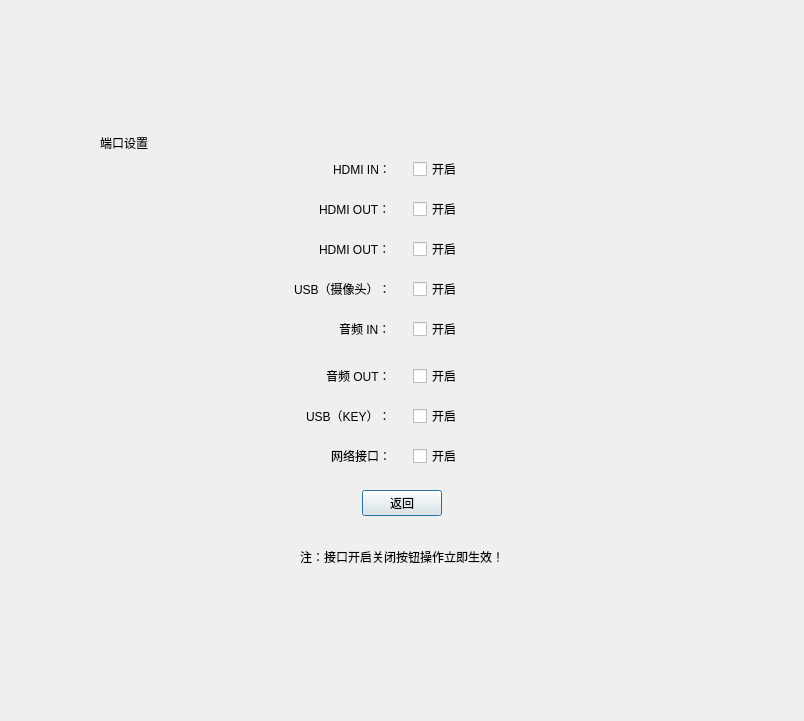
<?xml version="1.0" encoding="UTF-8"?>
<ui version="4.0">
 <class>CDlgPortSettingClass</class>
 <widget class="QDialog" name="CDlgPortSettingClass">
  <property name="geometry">
   <rect>
    <x>0</x>
    <y>0</y>
    <width>804</width>
    <height>721</height>
   </rect>
  </property>
  <property name="windowTitle">
   <string>CDlgPortSetting</string>
  </property>
  <property name="styleSheet">
   <string notr="true"/>
  </property>
  <layout class="QVBoxLayout" name="verticalLayout">
   <property name="spacing">
    <number>0</number>
   </property>
   <property name="leftMargin">
    <number>0</number>
   </property>
   <property name="topMargin">
    <number>0</number>
   </property>
   <property name="rightMargin">
    <number>0</number>
   </property>
   <property name="bottomMargin">
    <number>0</number>
   </property>
   <item>
    <widget class="QWidget" name="widget" native="true">
     <property name="styleSheet">
      <string notr="true"/>
     </property>
     <layout class="QVBoxLayout" name="verticalLayout_2">
      <property name="spacing">
       <number>1</number>
      </property>
      <property name="leftMargin">
       <number>100</number>
      </property>
      <property name="rightMargin">
       <number>100</number>
      </property>
      <item>
       <spacer name="verticalSpacer">
        <property name="orientation">
         <enum>Qt::Vertical</enum>
        </property>
        <property name="sizeHint" stdset="0">
         <size>
          <width>20</width>
          <height>40</height>
         </size>
        </property>
       </spacer>
      </item>
      <item>
       <widget class="QWidget" name="widget_10" native="true">
        <property name="styleSheet">
         <string notr="true">background:none;</string>
        </property>
        <layout class="QHBoxLayout" name="horizontalLayout_3">
         <property name="spacing">
          <number>0</number>
         </property>
         <property name="leftMargin">
          <number>0</number>
         </property>
         <property name="topMargin">
          <number>0</number>
         </property>
         <property name="rightMargin">
          <number>0</number>
         </property>
         <property name="bottomMargin">
          <number>0</number>
         </property>
         <item>
          <widget class="QLabel" name="label_t1">
           <property name="styleSheet">
            <string notr="true"/>
           </property>
           <property name="text">
            <string>端口设置</string>
           </property>
          </widget>
         </item>
        </layout>
       </widget>
      </item>
      <item>
       <widget class="QWidget" name="widget_7" native="true">
        <property name="styleSheet">
         <string notr="true">background:none;</string>
        </property>
        <layout class="QHBoxLayout" name="horizontalLayout">
         <property name="spacing">
          <number>0</number>
         </property>
         <property name="leftMargin">
          <number>0</number>
         </property>
         <property name="topMargin">
          <number>0</number>
         </property>
         <property name="rightMargin">
          <number>0</number>
         </property>
         <property name="bottomMargin">
          <number>0</number>
         </property>
         <item alignment="Qt::AlignRight">
          <widget class="QWidget" name="widget_8" native="true">
           <layout class="QHBoxLayout" name="horizontalLayout_2">
            <property name="topMargin">
             <number>4</number>
            </property>
            <item>
             <widget class="QLabel" name="label_t2">
              <property name="text">
               <string>HDMI IN：</string>
              </property>
             </widget>
            </item>
           </layout>
          </widget>
         </item>
         <item alignment="Qt::AlignLeft">
          <widget class="QWidget" name="widget_9" native="true">
           <layout class="QHBoxLayout" name="horizontalLayout_4">
            <property name="topMargin">
             <number>4</number>
            </property>
            <item>
             <widget class="QCheckBox" name="boxVga">
              <property name="styleSheet">
               <string notr="true"/>
              </property>
              <property name="text">
               <string>开启</string>
              </property>
             </widget>
            </item>
           </layout>
          </widget>
         </item>
        </layout>
       </widget>
      </item>
      <item>
       <widget class="QWidget" name="widget_6" native="true">
        <property name="styleSheet">
         <string notr="true">background:none;</string>
        </property>
        <layout class="QHBoxLayout" name="horizontalLayout_5">
         <property name="spacing">
          <number>0</number>
         </property>
         <property name="leftMargin">
          <number>0</number>
         </property>
         <property name="topMargin">
          <number>0</number>
         </property>
         <property name="rightMargin">
          <number>0</number>
         </property>
         <property name="bottomMargin">
          <number>0</number>
         </property>
         <item alignment="Qt::AlignRight">
          <widget class="QWidget" name="widget_11" native="true">
           <layout class="QHBoxLayout" name="horizontalLayout_6">
            <property name="topMargin">
             <number>4</number>
            </property>
            <item>
             <widget class="QLabel" name="label_t3">
              <property name="text">
               <string>HDMI OUT：</string>
              </property>
             </widget>
            </item>
           </layout>
          </widget>
         </item>
         <item alignment="Qt::AlignLeft">
          <widget class="QWidget" name="widget_12" native="true">
           <layout class="QHBoxLayout" name="horizontalLayout_7">
            <property name="topMargin">
             <number>4</number>
            </property>
            <item>
             <widget class="QCheckBox" name="boxHdmi">
              <property name="text">
               <string>开启</string>
              </property>
             </widget>
            </item>
           </layout>
          </widget>
         </item>
        </layout>
       </widget>
      </item>
      <item>
       <widget class="QWidget" name="widget_5" native="true">
        <property name="styleSheet">
         <string notr="true">background:none;</string>
        </property>
        <layout class="QHBoxLayout" name="horizontalLayout_21">
         <property name="spacing">
          <number>0</number>
         </property>
         <property name="leftMargin">
          <number>0</number>
         </property>
         <property name="topMargin">
          <number>0</number>
         </property>
         <property name="rightMargin">
          <number>0</number>
         </property>
         <property name="bottomMargin">
          <number>0</number>
         </property>
         <item alignment="Qt::AlignRight">
          <widget class="QWidget" name="widget_19" native="true">
           <layout class="QHBoxLayout" name="horizontalLayout_19">
            <property name="topMargin">
             <number>4</number>
            </property>
            <item alignment="Qt::AlignRight">
             <widget class="QLabel" name="label_t4">
              <property name="text">
               <string>HDMI OUT：</string>
              </property>
             </widget>
            </item>
           </layout>
          </widget>
         </item>
         <item alignment="Qt::AlignLeft">
          <widget class="QWidget" name="widget_20" native="true">
           <layout class="QHBoxLayout" name="horizontalLayout_20">
            <property name="topMargin">
             <number>4</number>
            </property>
            <item>
             <widget class="QCheckBox" name="boxDvi">
              <property name="text">
               <string>开启</string>
              </property>
             </widget>
            </item>
           </layout>
          </widget>
         </item>
        </layout>
       </widget>
      </item>
      <item>
       <widget class="QWidget" name="widget_2" native="true">
        <property name="styleSheet">
         <string notr="true">background:none;</string>
        </property>
        <layout class="QHBoxLayout" name="horizontalLayout_10">
         <property name="spacing">
          <number>0</number>
         </property>
         <property name="leftMargin">
          <number>0</number>
         </property>
         <property name="topMargin">
          <number>0</number>
         </property>
         <property name="rightMargin">
          <number>0</number>
         </property>
         <property name="bottomMargin">
          <number>0</number>
         </property>
         <item alignment="Qt::AlignRight">
          <widget class="QWidget" name="widget_14" native="true">
           <layout class="QHBoxLayout" name="horizontalLayout_9">
            <property name="topMargin">
             <number>4</number>
            </property>
            <item alignment="Qt::AlignRight">
             <widget class="QLabel" name="label_t5">
              <property name="text">
               <string>USB（摄像头）：</string>
              </property>
             </widget>
            </item>
           </layout>
          </widget>
         </item>
         <item alignment="Qt::AlignLeft">
          <widget class="QWidget" name="widget_13" native="true">
           <layout class="QHBoxLayout" name="horizontalLayout_8">
            <property name="topMargin">
             <number>4</number>
            </property>
            <item>
             <widget class="QCheckBox" name="boxUsb1">
              <property name="text">
               <string>开启</string>
              </property>
             </widget>
            </item>
           </layout>
          </widget>
         </item>
        </layout>
       </widget>
      </item>
      <item>
       <widget class="QWidget" name="widget_3" native="true">
        <property name="styleSheet">
         <string notr="true">background:none;</string>
        </property>
        <layout class="QHBoxLayout" name="horizontalLayout_13">
         <property name="spacing">
          <number>0</number>
         </property>
         <property name="leftMargin">
          <number>0</number>
         </property>
         <property name="topMargin">
          <number>0</number>
         </property>
         <property name="rightMargin">
          <number>0</number>
         </property>
         <property name="bottomMargin">
          <number>0</number>
         </property>
         <item alignment="Qt::AlignRight">
          <widget class="QWidget" name="widget_15" native="true">
           <layout class="QHBoxLayout" name="horizontalLayout_11">
            <property name="topMargin">
             <number>4</number>
            </property>
            <item alignment="Qt::AlignRight">
             <widget class="QLabel" name="label_t6">
              <property name="text">
               <string>音频 IN：</string>
              </property>
             </widget>
            </item>
           </layout>
          </widget>
         </item>
         <item alignment="Qt::AlignLeft">
          <widget class="QWidget" name="widget_16" native="true">
           <layout class="QHBoxLayout" name="horizontalLayout_12">
            <property name="topMargin">
             <number>4</number>
            </property>
            <item>
             <widget class="QCheckBox" name="boxUsb2">
              <property name="text">
               <string>开启</string>
              </property>
             </widget>
            </item>
           </layout>
          </widget>
         </item>
        </layout>
       </widget>
      </item>
      <item>
       <widget class="QWidget" name="widget_28" native="true">
        <property name="styleSheet">
         <string notr="true">background:none;</string>
        </property>
        <layout class="QHBoxLayout" name="horizontalLayout_25">
         <property name="spacing">
          <number>0</number>
         </property>
         <property name="leftMargin">
          <number>0</number>
         </property>
         <property name="topMargin">
          <number>0</number>
         </property>
         <property name="rightMargin">
          <number>0</number>
         </property>
         <property name="bottomMargin">
          <number>0</number>
         </property>
         <item alignment="Qt::AlignRight">
          <widget class="QWidget" name="widget_29" native="true">
           <layout class="QHBoxLayout" name="horizontalLayout_26">
            <item>
             <widget class="QLabel" name="label_t10">
              <property name="text">
               <string>音频 OUT：</string>
              </property>
             </widget>
            </item>
           </layout>
          </widget>
         </item>
         <item alignment="Qt::AlignLeft">
          <widget class="QWidget" name="widget_30" native="true">
           <layout class="QHBoxLayout" name="horizontalLayout_27">
            <item>
             <widget class="QCheckBox" name="boxAudioOut">
              <property name="text">
               <string>开启</string>
              </property>
             </widget>
            </item>
           </layout>
          </widget>
         </item>
        </layout>
       </widget>
      </item>
      <item>
       <widget class="QWidget" name="widget_4" native="true">
        <property name="styleSheet">
         <string notr="true">background:none;</string>
        </property>
        <layout class="QHBoxLayout" name="horizontalLayout_16">
         <property name="spacing">
          <number>0</number>
         </property>
         <property name="leftMargin">
          <number>0</number>
         </property>
         <property name="topMargin">
          <number>0</number>
         </property>
         <property name="rightMargin">
          <number>0</number>
         </property>
         <property name="bottomMargin">
          <number>0</number>
         </property>
         <item alignment="Qt::AlignRight">
          <widget class="QWidget" name="widget_17" native="true">
           <layout class="QHBoxLayout" name="horizontalLayout_14">
            <property name="topMargin">
             <number>4</number>
            </property>
            <item alignment="Qt::AlignRight">
             <widget class="QLabel" name="label_t7">
              <property name="text">
               <string>USB（KEY）：</string>
              </property>
             </widget>
            </item>
           </layout>
          </widget>
         </item>
         <item alignment="Qt::AlignLeft">
          <widget class="QWidget" name="widget_18" native="true">
           <layout class="QHBoxLayout" name="horizontalLayout_15">
            <property name="topMargin">
             <number>4</number>
            </property>
            <item>
             <widget class="QCheckBox" name="boxUsb3">
              <property name="text">
               <string>开启</string>
              </property>
             </widget>
            </item>
           </layout>
          </widget>
         </item>
        </layout>
       </widget>
      </item>
      <item>
       <widget class="QWidget" name="widget_25" native="true">
        <property name="styleSheet">
         <string notr="true">background:none;</string>
        </property>
        <layout class="QHBoxLayout" name="horizontalLayout_22">
         <property name="spacing">
          <number>0</number>
         </property>
         <property name="leftMargin">
          <number>0</number>
         </property>
         <property name="topMargin">
          <number>0</number>
         </property>
         <property name="rightMargin">
          <number>0</number>
         </property>
         <property name="bottomMargin">
          <number>0</number>
         </property>
         <item alignment="Qt::AlignRight">
          <widget class="QWidget" name="widget_26" native="true">
           <layout class="QHBoxLayout" name="horizontalLayout_17">
            <property name="topMargin">
             <number>4</number>
            </property>
            <item alignment="Qt::AlignRight">
             <widget class="QLabel" name="label_t9">
              <property name="text">
               <string>网络接口：</string>
              </property>
             </widget>
            </item>
           </layout>
          </widget>
         </item>
         <item alignment="Qt::AlignLeft">
          <widget class="QWidget" name="widget_27" native="true">
           <layout class="QHBoxLayout" name="horizontalLayout_18">
            <property name="topMargin">
             <number>4</number>
            </property>
            <item alignment="Qt::AlignLeft">
             <widget class="QCheckBox" name="boxLan">
              <property name="text">
               <string>开启</string>
              </property>
             </widget>
            </item>
           </layout>
          </widget>
         </item>
        </layout>
       </widget>
      </item>
      <item>
       <widget class="QWidget" name="widget_21" native="true">
        <property name="styleSheet">
         <string notr="true">background:none;</string>
        </property>
        <layout class="QVBoxLayout" name="verticalLayout_3">
         <property name="spacing">
          <number>0</number>
         </property>
         <property name="leftMargin">
          <number>0</number>
         </property>
         <property name="topMargin">
          <number>0</number>
         </property>
         <property name="rightMargin">
          <number>0</number>
         </property>
         <property name="bottomMargin">
          <number>0</number>
         </property>
         <item>
          <widget class="QWidget" name="widget_23" native="true">
           <layout class="QVBoxLayout" name="verticalLayout_4">
            <property name="spacing">
             <number>1</number>
            </property>
            <property name="topMargin">
             <number>10</number>
            </property>
            <item alignment="Qt::AlignHCenter">
             <widget class="QWidget" name="widget_22" native="true">
              <layout class="QHBoxLayout" name="horizontalLayout_23">
               <property name="topMargin">
                <number>0</number>
               </property>
               <item alignment="Qt::AlignLeft">
                <widget class="QPushButton" name="btnRet">
                 <property name="text">
                  <string>返回</string>
                 </property>
                </widget>
               </item>
              </layout>
             </widget>
            </item>
            <item alignment="Qt::AlignHCenter">
             <widget class="QWidget" name="widget_24" native="true">
              <layout class="QHBoxLayout" name="horizontalLayout_24">
               <property name="topMargin">
                <number>20</number>
               </property>
               <item>
                <widget class="QLabel" name="label_t8">
                 <property name="text">
                  <string>注：接口开启关闭按钮操作立即生效！</string>
                 </property>
                </widget>
               </item>
              </layout>
             </widget>
            </item>
           </layout>
          </widget>
         </item>
        </layout>
       </widget>
      </item>
      <item>
       <spacer name="verticalSpacer_2">
        <property name="orientation">
         <enum>Qt::Vertical</enum>
        </property>
        <property name="sizeHint" stdset="0">
         <size>
          <width>20</width>
          <height>40</height>
         </size>
        </property>
       </spacer>
      </item>
     </layout>
    </widget>
   </item>
  </layout>
 </widget>
 <layoutdefault spacing="6" margin="11"/>
 <resources/>
 <connections/>
</ui>
